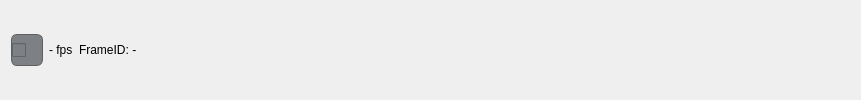
     <widget class="QWidget" name="m_InfoWidget" native="true">
      <property name="sizePolicy">
       <sizepolicy hsizetype="Preferred" vsizetype="Fixed">
        <horstretch>0</horstretch>
        <verstretch>0</verstretch>
       </sizepolicy>
      </property>
      <property name="minimumSize">
       <size>
        <width>0</width>
        <height>50</height>
       </size>
      </property>
      <property name="styleSheet">
       <string notr="true">QWidget#m_InfoWidget{
background: qlineargradient(x1:0, y1:0, x1:1, y1:6, stop: 0.9#39393b, stop:1#49494b);
border-top:1px solid rgb(45,45,45);
}

QLabel{
background:transparent;
}</string>
      </property>
      <layout class="QGridLayout" name="gridLayout_13">
       <item row="0" column="0">
        <widget class="QCheckBox" name="m_camerasListCheckBox">
         <property name="minimumSize">
          <size>
           <width>32</width>
           <height>32</height>
          </size>
         </property>
         <property name="maximumSize">
          <size>
           <width>32</width>
           <height>32</height>
          </size>
         </property>
         <property name="cursor">
          <cursorShape>PointingHandCursor</cursorShape>
         </property>
         <property name="styleSheet">
          <string notr="true">QCheckBox{
background-color:rgb(125,129,133);
border-radius: 6px;
min-height:30px;
border: 1px solid rgb(94, 94, 94);
padding-right:5px;
color:rgb(21,21,21);
}

QCheckBox:checked {
background-color:rgb(166, 166, 166);
}

QCheckBox:hover {
background-color:rgb(164, 168, 172);
}

QCheckBox::indicator{
image: url(:/V4L2Viewer/g7848-scaled.ico);
border:none;
width:32;
height:32;
}

QCheckBox::disabled {
 background-color: rgba(102, 103, 105, 40%);
 color: rgb(59, 59, 59);
 border: 1px solid rgb(59, 59, 59);
}
</string>
         </property>
         <property name="text">
          <string/>
         </property>
         <property name="iconSize">
          <size>
           <width>16</width>
           <height>16</height>
          </size>
         </property>
        </widget>
       </item>
       <item row="0" column="1">
        <widget class="QLabel" name="m_FramesPerSecondLabel">
         <property name="enabled">
          <bool>true</bool>
         </property>
         <property name="text">
          <string>- fps</string>
         </property>
         <property name="textInteractionFlags">
          <set>Qt::LinksAccessibleByMouse</set>
         </property>
        </widget>
       </item>
       <item row="0" column="2">
        <widget class="QLabel" name="m_FrameIdLabel">
         <property name="focusPolicy">
          <enum>Qt::NoFocus</enum>
         </property>
         <property name="acceptDrops">
          <bool>false</bool>
         </property>
         <property name="text">
          <string>FrameID: -</string>
         </property>
        </widget>
       </item>
       <item row="0" column="3">
        <spacer name="horizontalSpacer_10">
         <property name="orientation">
          <enum>Qt::Horizontal</enum>
         </property>
         <property name="sizeHint" stdset="0">
          <size>
           <width>713</width>
           <height>20</height>
          </size>
         </property>
        </spacer>
       </item>
      </layout>
     </widget>
